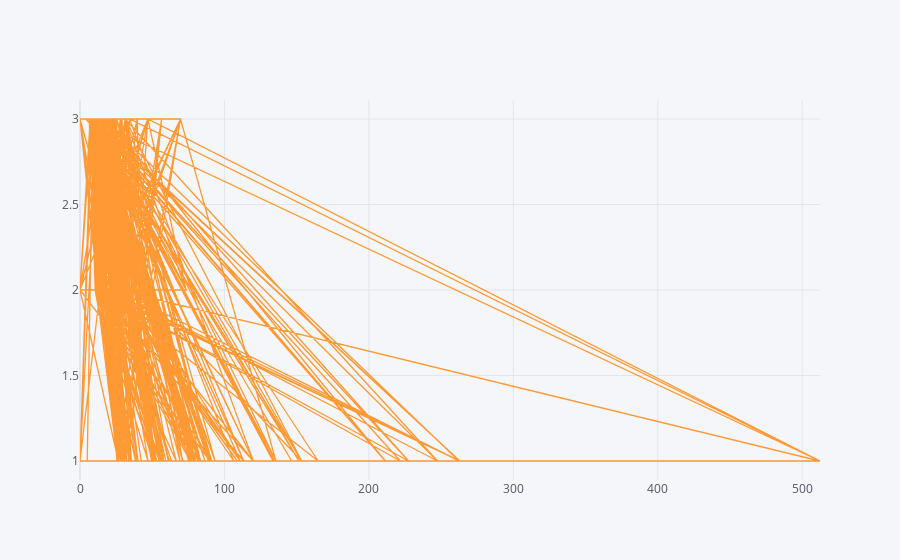

Notebook code cell kept with this figure:
### Code cell
df2.iplot(x= 'fare', y = 'pclass')

### Figure 1 — Plotly figure (JSON) as saved in the notebook; plotly's stock layout.template omitted (floating-point values rounded to 4 significant figures; data arrays with more than 128 entries replaced by an {"elided": "..."} marker saying what was removed)
{"data": [{"line": {"color": "rgba(255, 153, 51, 1.0)", "dash": "solid", "shape": "linear", "width": 1.3}, "mode": "lines", "name": "pclass", "text": "", "type": "scatter", "x": {"elided": "891 float values"}, "y": {"elided": "891 int values"}}], "layout": {"legend": {"bgcolor": "#F5F6F9", "font": {"color": "#4D5663"}}, "paper_bgcolor": "#F5F6F9", "plot_bgcolor": "#F5F6F9", "title": {"font": {"color": "#4D5663"}}, "xaxis": {"gridcolor": "#E1E5ED", "showgrid": true, "tickfont": {"color": "#4D5663"}, "title": {"font": {"color": "#4D5663"}, "text": ""}, "zerolinecolor": "#E1E5ED"}, "yaxis": {"gridcolor": "#E1E5ED", "showgrid": true, "tickfont": {"color": "#4D5663"}, "title": {"font": {"color": "#4D5663"}, "text": ""}, "zerolinecolor": "#E1E5ED"}}}
